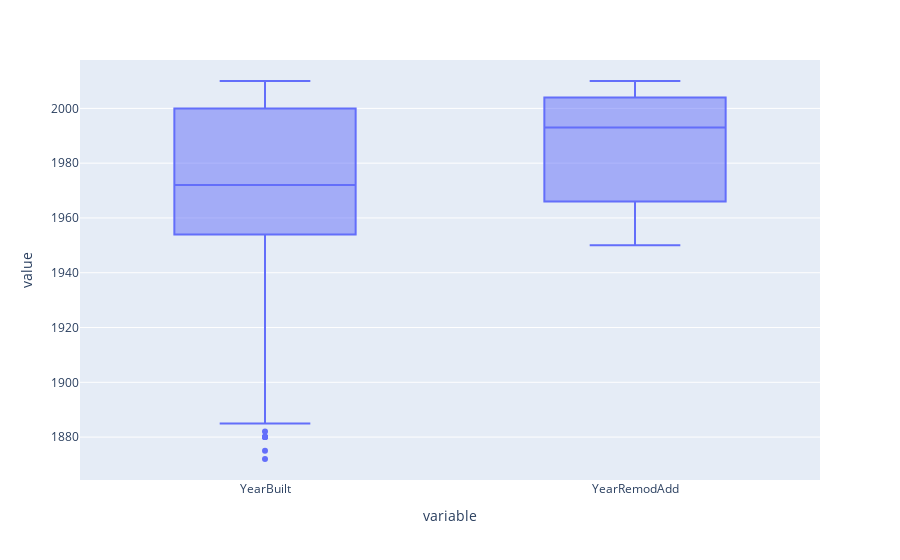

Here is the notebook cell this chart was saved with:
### Code cell
px.box(df_house_price_sel, y = ['YearBuilt', 'YearRemodAdd'])

### Figure 1 — Plotly figure (JSON) as saved in the notebook; plotly's stock layout.template omitted (floating-point values rounded to 4 significant figures; data arrays with more than 128 entries replaced by an {"elided": "..."} marker saying what was removed)
{"data": [{"alignmentgroup": "True", "hovertemplate": "variable=%{x}<br>value=%{y}<extra></extra>", "legendgroup": "", "marker": {"color": "#636efa"}, "name": "", "notched": false, "offsetgroup": "", "orientation": "v", "showlegend": false, "type": "box", "x": {"elided": "2904 str values"}, "x0": " ", "xaxis": "x", "y": {"elided": "2904 int values"}, "y0": " ", "yaxis": "y"}], "layout": {"boxmode": "group", "legend": {"tracegroupgap": 0}, "margin": {"t": 60}, "xaxis": {"anchor": "y", "domain": [0, 1], "title": {"text": "variable"}}, "yaxis": {"anchor": "x", "domain": [0, 1], "title": {"text": "value"}}}}
